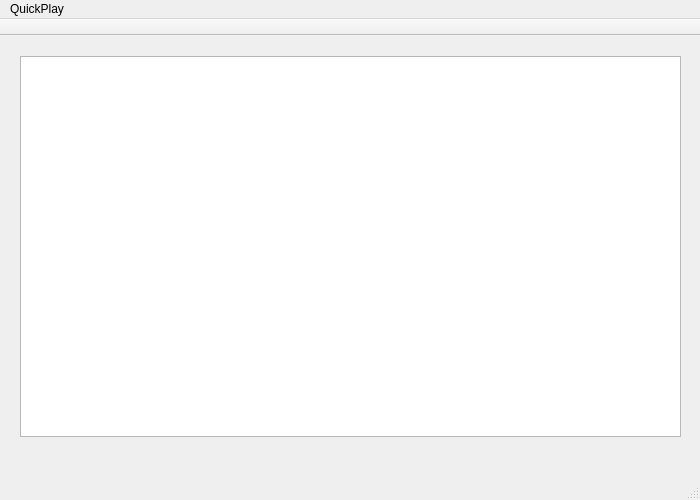
<?xml version="1.0" encoding="UTF-8"?>
<ui version="4.0">
 <class>MainWindow</class>
 <widget class="QMainWindow" name="MainWindow">
  <property name="geometry">
   <rect>
    <x>0</x>
    <y>0</y>
    <width>700</width>
    <height>500</height>
   </rect>
  </property>
  <property name="minimumSize">
   <size>
    <width>700</width>
    <height>500</height>
   </size>
  </property>
  <property name="maximumSize">
   <size>
    <width>700</width>
    <height>500</height>
   </size>
  </property>
  <property name="windowTitle">
   <string>MainWindow</string>
  </property>
  <property name="toolButtonStyle">
   <enum>Qt::ToolButtonStyle::ToolButtonTextUnderIcon</enum>
  </property>
  <widget class="QWidget" name="centralwidget">
   <widget class="QTableWidget" name="tableWidget">
    <property name="geometry">
     <rect>
      <x>20</x>
      <y>20</y>
      <width>661</width>
      <height>381</height>
     </rect>
    </property>
    <property name="editTriggers">
     <set>QAbstractItemView::EditTrigger::NoEditTriggers</set>
    </property>
    <property name="selectionBehavior">
     <enum>QAbstractItemView::SelectionBehavior::SelectRows</enum>
    </property>
   </widget>
  </widget>
  <widget class="QMenuBar" name="menubar">
   <property name="geometry">
    <rect>
     <x>0</x>
     <y>0</y>
     <width>700</width>
     <height>36</height>
    </rect>
   </property>
   <widget class="QMenu" name="menuQuickPlay">
    <property name="title">
     <string>QuickPlay</string>
    </property>
   </widget>
   <addaction name="menuQuickPlay"/>
  </widget>
  <widget class="QToolBar" name="toolBar">
   <property name="windowTitle">
    <string>toolBar</string>
   </property>
   <property name="movable">
    <bool>false</bool>
   </property>
   <attribute name="toolBarArea">
    <enum>TopToolBarArea</enum>
   </attribute>
   <attribute name="toolBarBreak">
    <bool>false</bool>
   </attribute>
  </widget>
  <widget class="QStatusBar" name="statusBar"/>
 </widget>
 <resources/>
 <connections/>
</ui>
